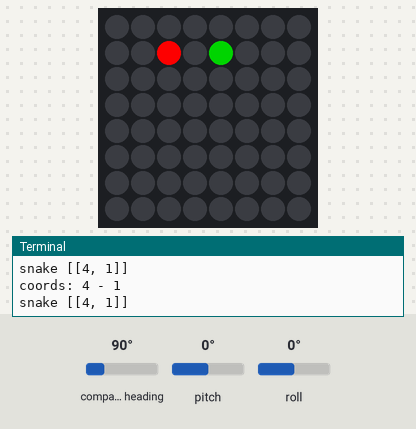
The program below on a simulated Raspberry Pi (BCM pin numbers) with a Sense HAT. Parts: the Sense HAT's 8×8 RGB LED matrix, the last lines printed to the terminal. The inputs (shaded band) are chosen by the test bench; at power-on: pitch 0°, roll 0°, compass heading 90°. Random numbers come from a fixed seed; the interpreter's speed is modelled, so counts of loop turns are approximate; the Sense HAT reports a negative pitch or roll as 360° plus the angle.

Above: at 1.2 s.
1.3 s: pitch set to 3°
At 3.6 s:
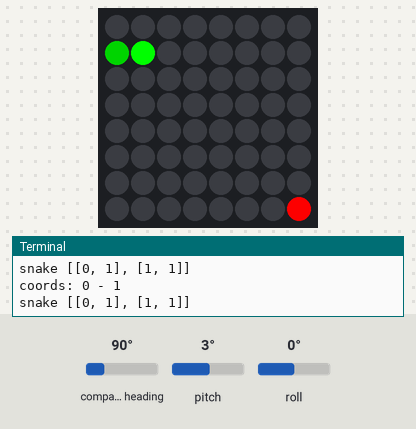
3.9 s: roll set to 3°
At 6.4 s:
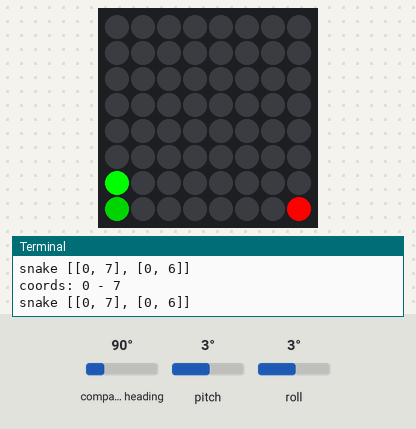
6.7 s: pitch set to -86°
At 9.2 s:
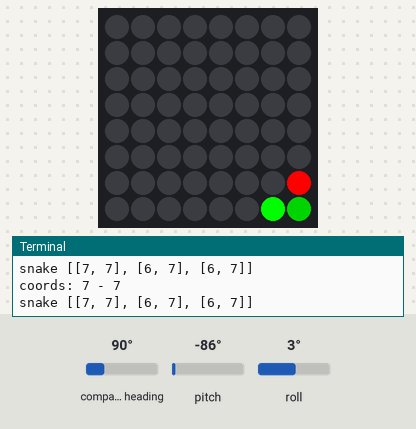
9.4 s: roll set to -86°
At 11.9 s:
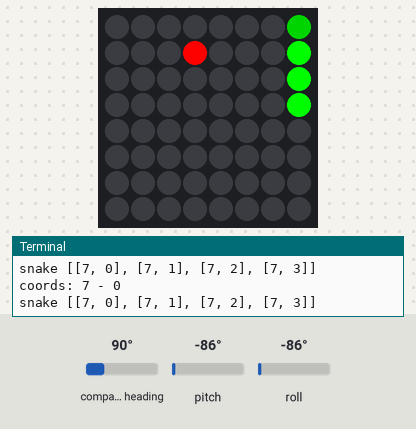
12.1 s: pitch set to 45°
At 14.7 s:
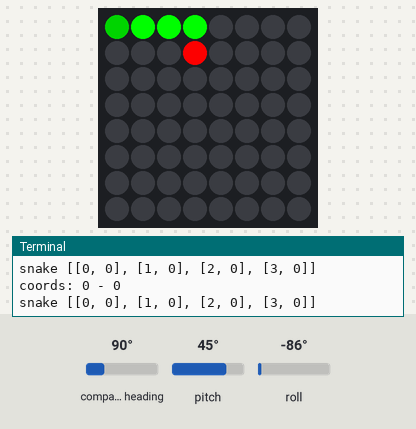
14.9 s: roll set to 45°
At 17.4 s:
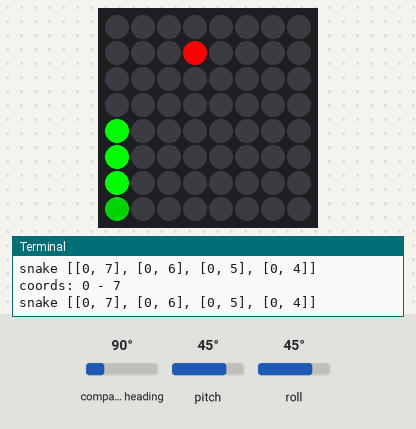
Timing chart, 0 to 18.9 s (numbered marks = the images above; inputs shaded):
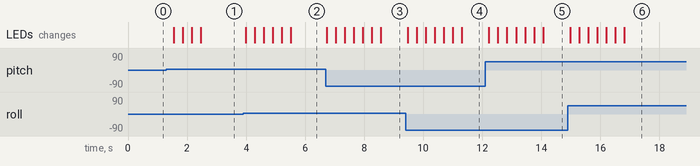

Measured:
- the behaviour switches between 1 and 2° on pitch (found by bisection; images 0 and 1)
- the behaviour switches between 1 and 2° on roll (found by bisection; images 1 and 2)
- after the input at 1.3 s, the LEDs: first change after 0.25 s (image 1 shows a later state)
- after the input at 3.9 s, the LEDs: first change after 0.09 s (image 2 shows a later state)
- after the input at 6.7 s, the LEDs: first change at once (image 3 shows a later state)
- after the input at 9.4 s, the LEDs: first change after 0.08 s (image 4 shows a later state)
- after the input at 12.1 s, the LEDs: first change after 0.13 s (image 5 shows a later state)
- after the input at 14.9 s, the LEDs: first change after 0.07 s (image 6 shows a later state)

The program:

snake.py
```python
from sense_hat import SenseHat
from random import randint
from time import sleep
import copy

sense = SenseHat()
sense.clear()

r = (255,0,0)
g = (0, 255, 0)
ghead = (0, 128, 0)
b = (0,0,0)
w = (255,255,255)
game_over = False
score = 0

def calc_start_coords():
  prey_x = randint(0, 7)
  prey_y = randint(0, 7)
  snake_x = prey_x
  snake_y = prey_y
  while (prey_x == snake_x and prey_y == snake_y):
    snake_x = randint(0, 7)
    snake_y = randint(0, 7)
  return prey_x, prey_y, snake_x, snake_y

def place_new_prey(snake):
  prey_x = randint(0, 7)
  prey_y = randint(0, 7)
  while (snake.count([prey_x, prey_y]) > 0):
    prey_x = randint(0, 7)
    prey_y = randint(0, 7)
  return prey_x, prey_y

def move_snake(pitch, roll, x, y):
  new_x = x
  new_y = y
  if 1 < pitch < 179 and x != 0:
    new_x -= 1
  elif 359 > pitch > 179 and x != 7:
    new_x += 1
  if 1 < roll < 179 and y != 7:
    new_y += 1
  elif 359 > roll > 179 and y != 0:
    new_y -= 1

  if new_x != x and new_y != y:
    if pitch > roll:
      return new_x, y
    elif pitch < roll:
      return x, new_y

  return new_x, new_y


def draw_board(snake):
  sense.clear()
  sense.set_pixel(prey_x, prey_y, r)
  for x in range(len(snake)):
    if x == 0:	# draw head
      sense.set_pixel(snake[x][0], snake[x][1], ghead)
    else:
      sense.set_pixel(snake[x][0], snake[x][1], g)

def check_win(x, y, snake):
  global game_over
  temp_snake = copy.deepcopy(snake)
  if len(temp_snake) > 4:
    for i in range(0, 3):
      temp_snake[i] = []
    if temp_snake.count([x, y]) > 0:
      print("found {:d} {:d}".format(x, y))
      game_over = True
      sense.show_message("{:d}".format(score))

prey_x, prey_y, snake_x, snake_y = calc_start_coords();
snake = [[snake_x, snake_y]]

while not game_over:
  o = sense.get_orientation()
  pitch = o['pitch']
  roll = o['roll']
  old_snake_x = snake_x
  old_snake_y = snake_y
  sense.set_pixel(snake_x, snake_y, b)
  snake_x, snake_y = move_snake(pitch, roll, snake_x, snake_y)
  print("coords: {:d} - {:d}".format(snake_x, snake_y))
  check_win(snake_x, snake_y, snake)

  #if coords already exist, do not insert it again!
  if snake.count([snake_x, snake_y]) > 0:
    snake_x = old_snake_x
    snake_y = old_snake_y
  else:
    temp_snake = []
    temp_snake.append([snake_x, snake_y])
    index = 0
    # maintain the sequence of snake body parts
    while len(temp_snake) < len(snake):
      temp_snake.append(snake[index])
      index += 1
    snake = temp_snake

  # prey has been eaten
  if snake_x == prey_x and snake_y == prey_y:
    snake.append([old_snake_x, old_snake_y])
    score += 1
    # get new random coords for prey
    prey_x, prey_y = place_new_prey(snake)

  print('snake', snake)
  draw_board(snake)
  sleep(0.3)
```
